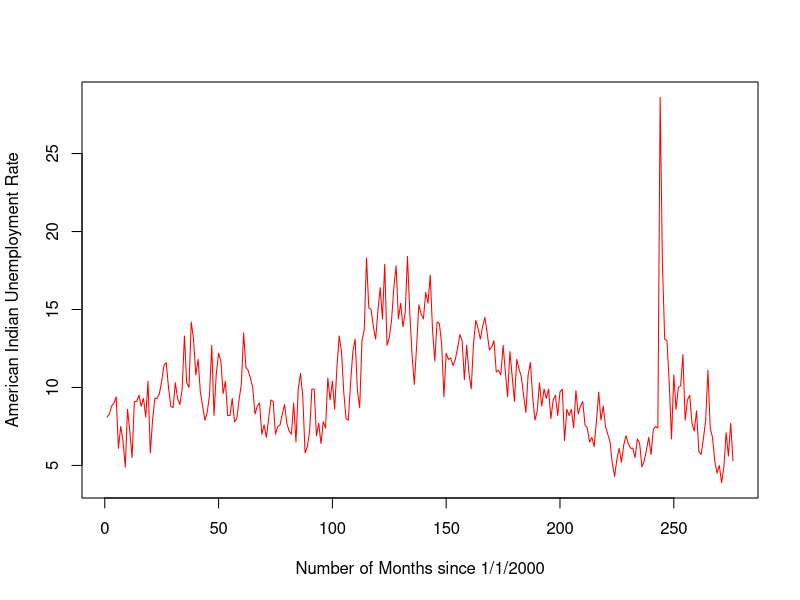
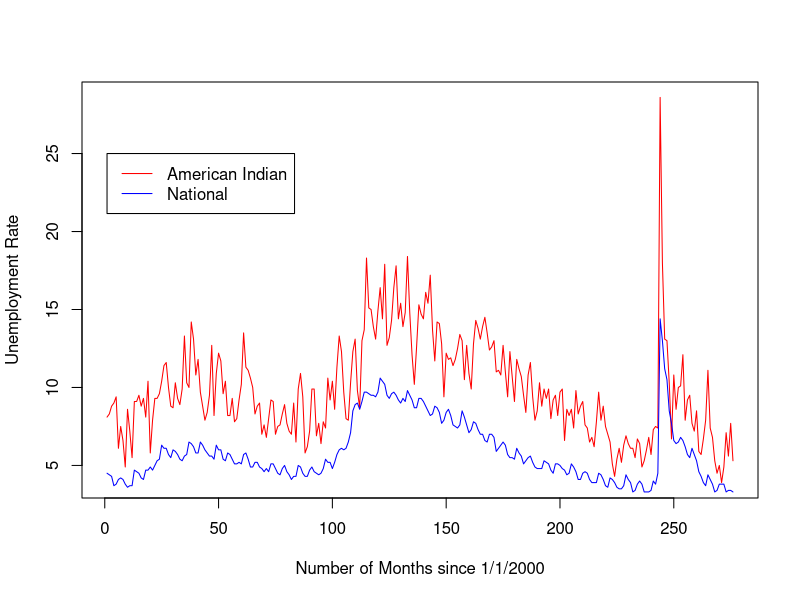
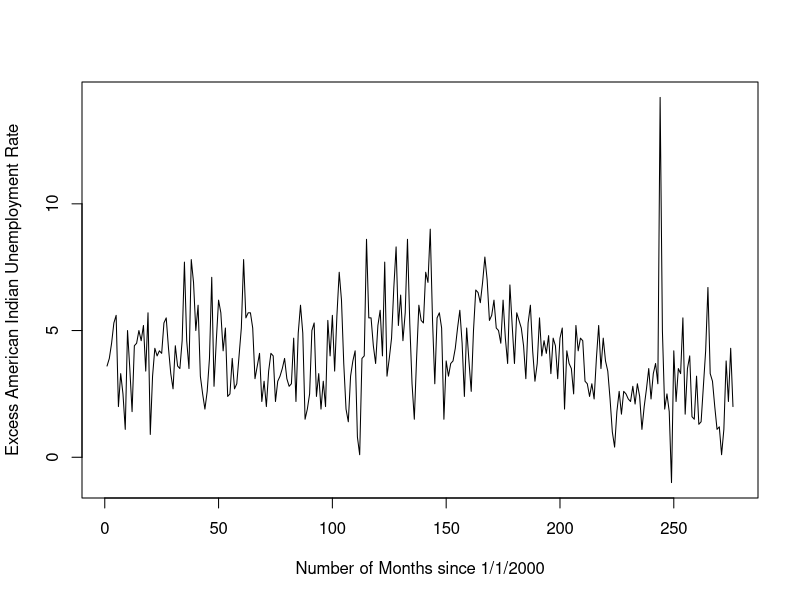
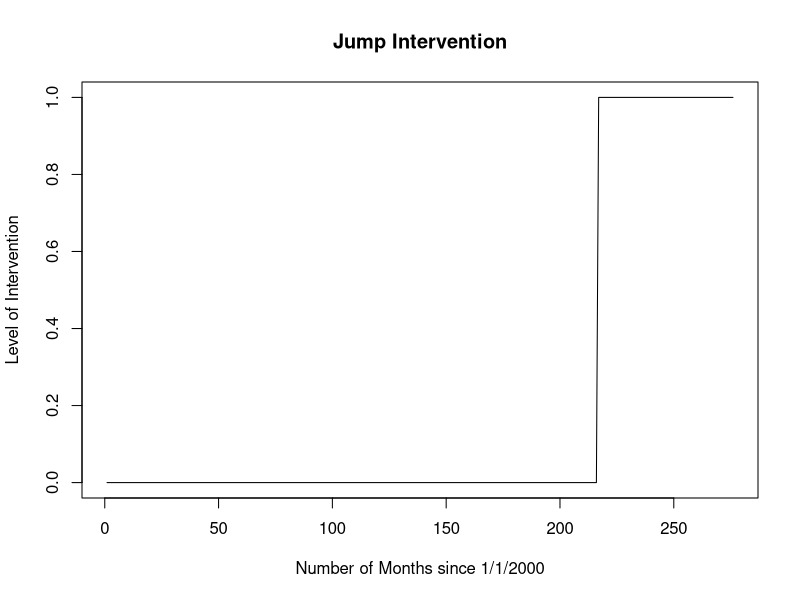
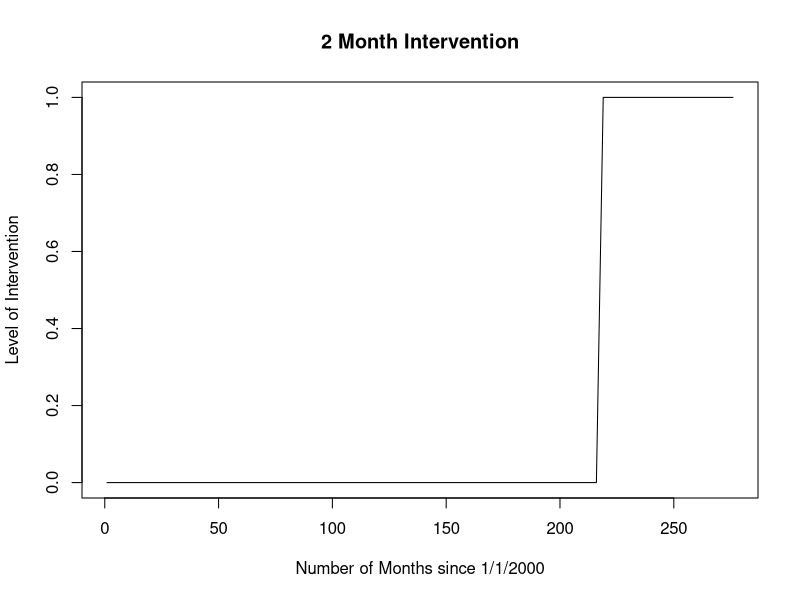
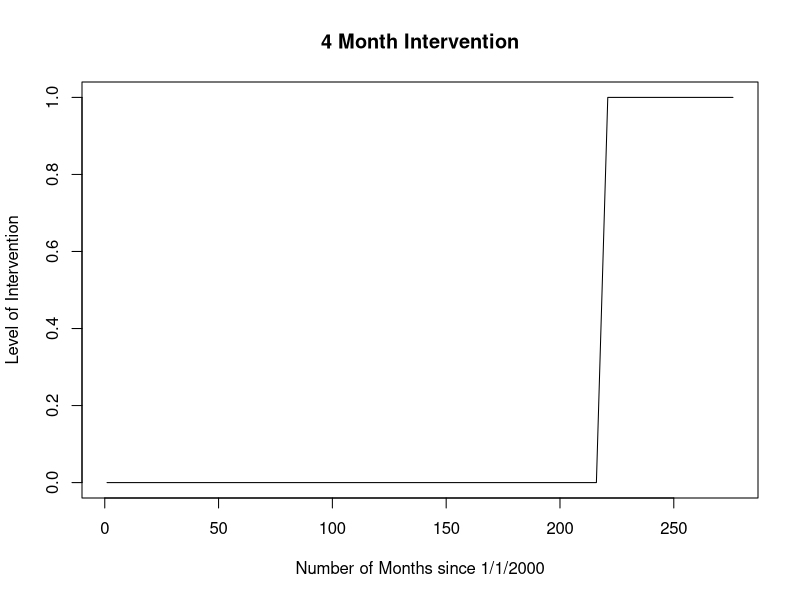
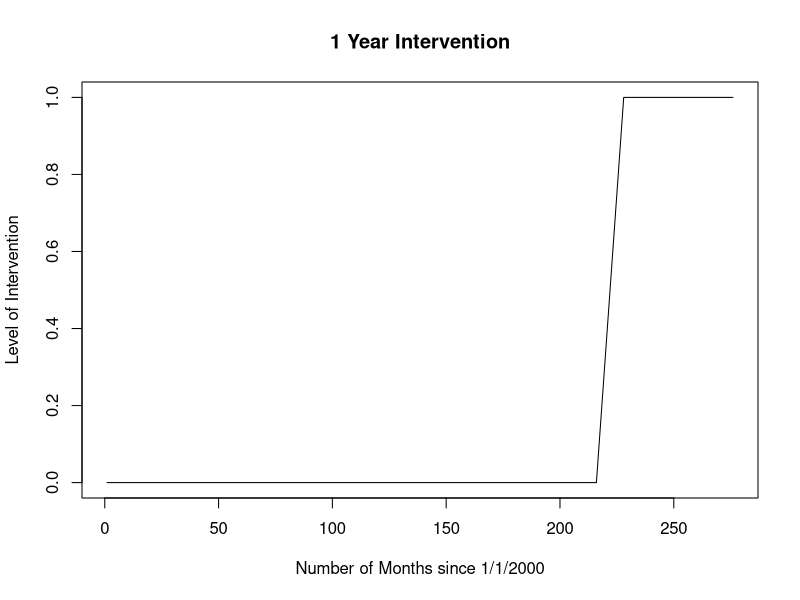
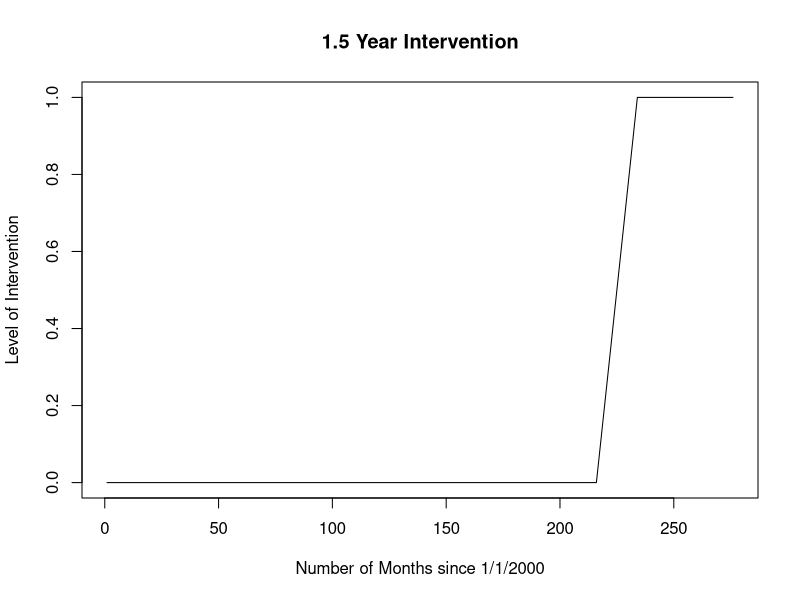

Write the R code that produced these figures, in order.


## read American Indian unemployment data in
AI_unemp = read.csv('monthly_AI_AN_unemployment.xlsx - BLS Data Series.csv')
head(AI_unemp)

## read total US unemployment data in
tot_unemp = read.csv('UNRATENSA.csv')
head(tot_unemp)

## What I'd really like to know is how American Indian unemployment rate /alone/
## changes with the implementation of the policy. Would it make sense to just
## subtract total unemployment from American Indian unemployment (i.e. get
## "excess" American Indian unemployment)? It's definitely true that
## American Indian unemployment won't /necessarily/ follow the same movements as
## total unemployment, so I think it makes sense to just subtract and use
## "excess" American Indian unemployment.


## plot the original data just to see if my assumptions are valid
time = c(1:nrow(AI_unemp))
plot(time,AI_unemp$UnemploymentRate,type='l',col='red',xlab='Number of Months since 1/1/2000',ylab='American Indian Unemployment Rate')
plot(time,AI_unemp$UnemploymentRate,type='l',col='red',xlab='Number of Months since 1/1/2000',ylab='Unemployment Rate')
lines(time,tot_unemp$UNRATENSA,col='blue',lty=1)
legend(1,25,legend=c('American Indian','National'),col=c('red','blue'),lty=1:1)
## ehh kinda follows almost the same movement, but I still think it's worthwhile
## to do this transformation:

exc_AI_unemp = AI_unemp$UnemploymentRate - tot_unemp$UNRATENSA
head(exc_AI_unemp)
#lines(time,exc_AI_unemp,col='green')
plot(exc_AI_unemp,type='l',xlab='Number of Months since 1/1/2000',ylab='Excess American Indian Unemployment Rate')

## so now all I have to do is generate the intervention data, let's try a few out:

## 1) We'll start with the simplest, before date of intervention our variable is
## equal to zero and after it's equal to one. (note that Dec2017 is the 216th observation)
intervention1 = c(rep(0,216), rep(1,(276-216)))
plot(intervention1,type='l',xlab='Number of Months since 1/1/2000',ylab='Level of Intervention',main='Jump Intervention') ## nice

## 2) a. Next is the "gradually changing" function, which increases gradually from zero
## to one over time. We'll presumably have to mess around with this one quite a bit
## to get the "right" setting for how long it increases for and subsequently how fast it changes.
## Let's start by saying it takes 2 months to change, and so it increases by 1/3, 2/3, to 1.
intervention2 = c(rep(0,216), 1/3, 2/3, rep(1,(276-216-2)))
plot(intervention2,type='l',xlab='Number of Months since 1/1/2000',ylab='Level of Intervention',main='2 Month Intervention') ## nearly indistinguishable from the first, but still exactly what I want
## b. Increase over 4 months, so 0.2, 0.4, 0.6, 0.8, to 1
intervention3 = c(rep(0,216), 0.2, 0.4, 0.6, 0.8, rep(1,(276-216-4)))
plot(intervention3,type='l',xlab='Number of Months since 1/1/2000',ylab='Level of Intervention',main='4 Month Intervention') ## again, really tough to tell the difference here...
## c. Increase over 1 year, so 1/12 ... 11/12, to 1
intervention4 = c(rep(0,216), 1/12, 2/12, 3/12, 4/12, 5/12, 6/12, 7/12, 8/12, 9/12, 10/12, 11/12, rep(1,(276-216-11)))
plot(intervention4,type='l',xlab='Number of Months since 1/1/2000',ylab='Level of Intervention',main='1 Year Intervention') ## alright we can probably stop there for now
## d. ok, this was made after the 2 year one, but let's try a 1.5 year one
intervention5 = c(rep(0,216), 1/18, 2/18, 3/18, 4/18, 5/18, 6/18, 7/18, 8/18, 9/18, 10/18, 11/18, 12/18, 13/18, 
                  14/18, 15/18, 16/18, 17/18, rep(1,(276-216-17)))
plot(intervention5,type='l',xlab='Number of Months since 1/1/2000',ylab='Level of Intervention',main='1.5 Year Intervention')
## e. changed my mind after the fact, let's do a 2 year one
intervention6 = c(rep(0,216), 1/24,  2/24, 3/24, 4/24, 5/24, 6/24, 7/24, 8/24, 9/24, 10/24, 11/24, 12/24, 13/24, 
                  14/24, 15/24, 16/24, 17/24, 18/24, 19/24, 20/24, 21/24, 22/24, 23/24, rep(1,(276-216-23)))
plot(intervention6,type='l',xlab='Number of Months since 1/1/2000',ylab='Level of Intervention',main='2 Year Intervention')

## 3) The third option here is a function that pulses at the intervention date, then gradually declines.
## Presumably this is for something that isn't intended to have a long-lasting effect, but I would
## imagine the Congressman who proposed this bill didn't want this to be a temporary increase in
## American Indian employment, and would have preferred it to be indefinite, so let's just not
## make use of this kind of intervention function for now.

## just as a note, I expect the second intervention data setup to make much more sense
## in fitting the model, in particular the final setup that spans the intervention over a year,
## since (at least I believe it's the case that) government moves a bit slow, especially
## at the federal level.

## Now I have to make sure the data I care about is stationary, so let's test using Phillips-Perron
PP.test(exc_AI_unemp)
## says it's stationary at the 1% level, so we're good to go (makes sense, plot looked stationary).
## To implement our model, we find the best fitting ARIMA model (based on AIC) for our excess
## American Indian unemployment rate, then use that model with the various intervention data.
library(forecast)
check_model = auto.arima(exc_AI_unemp,stationary=TRUE)#,seasonal=FALSE,max.D =0)#,max.P=0,max.Q=0,max.D=0)
print(check_model[['arma']])
## gets us coefficients of (2,1,0), so now just do that exact model but with intervention data
intervention_model1 = arima(exc_AI_unemp,order=c(2,1,0),xreg=intervention1)
print('----------COEFFICIENTS FOR PURE JUMP----------')
print(intervention_model1[['coef']])
cat('AIC FOR THIS MODEL:', intervention_model1[['aic']])
print('')
print('')
intervention_model2 = arima(exc_AI_unemp,order=c(2,1,0),xreg=intervention2)
print('----------COEFFICIENTS FOR 2 MONTH GRADUAL INCREASE----------')
print(intervention_model2[['coef']])
cat('AIC FOR THIS MODEL:', intervention_model2[['aic']])
print('')
print('')
intervention_model3 = arima(exc_AI_unemp,order=c(2,1,0),xreg=intervention3)
print('----------COEFFICIENTS FOR 4 MONTH GRADUAL INCREASE----------')
print(intervention_model3[['coef']])
cat('AIC FOR THIS MODEL:', intervention_model3[['aic']])
print('')
print('')
intervention_model4 = arima(exc_AI_unemp,order=c(2,1,0),xreg=intervention4)
print('----------COEFFICIENTS FOR 1 YEAR GRADUAL INCREASE----------')
print(intervention_model4[['coef']])
cat('AIC FOR THIS MODEL:', intervention_model4[['aic']])
print('')
print('')
intervention_model5 = arima(exc_AI_unemp,order=c(2,1,0),xreg=intervention5)
print('----------COEFFICIENTS FOR 1.5 YEARS GRADUAL INCREASE----------')
print(intervention_model5[['coef']])
cat('AIC FOR THIS MODEL:', intervention_model5[['aic']])
print('')
print('')
intervention_model6 = arima(exc_AI_unemp,order=c(2,1,0),xreg=intervention6)
print('----------COEFFICIENTS FOR 2 YEARS GRADUAL INCREASE----------')
print(intervention_model6[['coef']])
cat('AIC FOR THIS MODEL:', intervention_model6[['aic']])
print('')
print('')

## check optimal ARIMA before and after Dec 2017
before = exc_AI_unemp[1:216]
after = exc_AI_unemp[216:length(exc_AI_unemp)]
check_model_before = auto.arima(before,stationary=TRUE)
cat('BEFORE ARIMA:', check_model_before[['arma']])
cat('BEFORE AIC:', check_model_before[['aic']])
check_model_after = auto.arima(after,stationary=TRUE)
cat('AFTER ARIMA:', check_model_after[['arma']])
cat('AFTER AIC:', check_model_after[['aic']])
## well... that's odd
## oh goodness, we should be using an ARIMA(1,0,0) model... the steps in Ender's
## say to use the best fit before the intervention if you have enough data available, so let's
## just do that


## gets us coefficients of (2,1,0), so now just do that exact model but with intervention data
intervention_model1 = arima(exc_AI_unemp,order=c(1,0,0),xreg=intervention1)
print('----------COEFFICIENTS FOR PURE JUMP----------')
print(intervention_model1[['coef']])
cat('AIC FOR THIS MODEL:', intervention_model1[['aic']])
print('')
print('')
intervention_model2 = arima(exc_AI_unemp,order=c(1,0,0),xreg=intervention2)
print('----------COEFFICIENTS FOR 2 MONTH GRADUAL INCREASE----------')
print(intervention_model2[['coef']])
cat('AIC FOR THIS MODEL:', intervention_model2[['aic']])
print('')
print('')
intervention_model3 = arima(exc_AI_unemp,order=c(1,0,0),xreg=intervention3)
print('----------COEFFICIENTS FOR 4 MONTH GRADUAL INCREASE----------')
print(intervention_model3[['coef']])
cat('AIC FOR THIS MODEL:', intervention_model3[['aic']])
print('')
print('')
intervention_model4 = arima(exc_AI_unemp,order=c(1,0,0),xreg=intervention4)
print('----------COEFFICIENTS FOR 1 YEAR GRADUAL INCREASE----------')
print(intervention_model4[['coef']])
cat('AIC FOR THIS MODEL:', intervention_model4[['aic']])
print('')
print('')
intervention_model5 = arima(exc_AI_unemp,order=c(1,0,0),xreg=intervention5)
print('----------COEFFICIENTS FOR 1.5 YEARS GRADUAL INCREASE----------')
print(intervention_model5[['coef']])
cat('AIC FOR THIS MODEL:', intervention_model5[['aic']])
print('')
print('')
intervention_model6 = arima(exc_AI_unemp,order=c(1,0,0),xreg=intervention6)
print('----------COEFFICIENTS FOR 2 YEARS GRADUAL INCREASE----------')
print(intervention_model6[['coef']])
cat('AIC FOR THIS MODEL:', intervention_model6[['aic']])
print('')
print('')